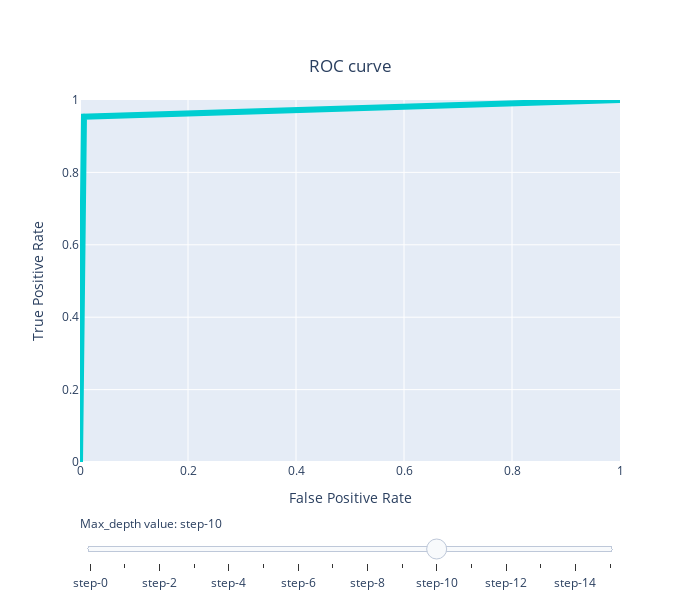

Notebook cell for this chart:
### Code cell
import plotly.graph_objects as go
from sklearn import metrics
import numpy as np
import plotly.graph_objects as go
from plotly.offline import init_notebook_mode, iplot
init_notebook_mode(connected=True)

# Create figure
fig = go.Figure(layout_yaxis_range=[0,1], layout_xaxis_range=[0,1],)


# Add traces, one for each slider step
for step in np.arange(2,18,1):
    fig.add_trace(
        go.Scatter(
            visible=False,
            line=dict(color="#00CED1", width=6),
            name="ROC curve",
            #x=np.array(x_lst[step]),
            #y=np.array(list(dict_depth.values())[int(step)])
            x = metrics.roc_curve(y_test,lst[step])[0],
            y = metrics.roc_curve(y_test,lst[step])[1]
            
            #x=np.array(X_test),
            #y=np.array(list(dict_depth.values()))
        )
    )

fig.data[15].visible = True



# Create and add slider
steps = []
for i in range(len(fig.data)):
    step = dict(
        method="update",
        args=[{"visible": [False] * len(fig.data)},
              {"title": 'ROC curve, max_depth = ' + str(i)}],  # layout attribute
    )
    step["args"][0]["visible"][i] = True  # Toggle i'th trace to "visible"
    steps.append(step)

sliders = [dict(
    active=10,
    currentvalue={"prefix": "Max_depth value: "},
    pad={"t": 50},
    steps=steps
)]

fig.update_layout(
    sliders=sliders,
    width=700, height=600,
    xaxis_title="False Positive Rate", yaxis_title="True Positive Rate",
    title={
        'text': "ROC curve",
        'y':0.9,
        'x':0.5,
        'xanchor': 'center',
        'yanchor': 'top'}
    
)

### Figure 1 — Plotly figure (JSON) as saved in the notebook; plotly's stock layout.template omitted (floating-point values rounded to 4 significant figures)
{"data": [{"line": {"color": "#00CED1", "width": 6}, "name": "ROC curve", "type": "scatter", "visible": false, "x": [0, 0.06618, 1], "y": [0, 0.8046, 1]}, {"line": {"color": "#00CED1", "width": 6}, "name": "ROC curve", "type": "scatter", "visible": false, "x": [0, 0.06618, 1], "y": [0, 0.8391, 1]}, {"line": {"color": "#00CED1", "width": 6}, "name": "ROC curve", "type": "scatter", "visible": false, "x": [0, 0.03676, 1], "y": [0, 0.8851, 1]}, {"line": {"color": "#00CED1", "width": 6}, "name": "ROC curve", "type": "scatter", "visible": false, "x": [0, 0.03676, 1], "y": [0, 0.8966, 1]}, {"line": {"color": "#00CED1", "width": 6}, "name": "ROC curve", "type": "scatter", "visible": false, "x": [0, 0.01471, 1], "y": [0, 0.8736, 1]}, {"line": {"color": "#00CED1", "width": 6}, "name": "ROC curve", "type": "scatter", "visible": false, "x": [0, 0.01471, 1], "y": [0, 0.8966, 1]}, {"line": {"color": "#00CED1", "width": 6}, "name": "ROC curve", "type": "scatter", "visible": false, "x": [0, 0.007353, 1], "y": [0, 0.908, 1]}, {"line": {"color": "#00CED1", "width": 6}, "name": "ROC curve", "type": "scatter", "visible": false, "x": [0, 0.007353, 1], "y": [0, 0.9195, 1]}, {"line": {"color": "#00CED1", "width": 6}, "name": "ROC curve", "type": "scatter", "visible": false, "x": [0, 0.007353, 1], "y": [0, 0.931, 1]}, {"line": {"color": "#00CED1", "width": 6}, "name": "ROC curve", "type": "scatter", "visible": false, "x": [0, 0.007353, 1], "y": [0, 0.9425, 1]}, {"line": {"color": "#00CED1", "width": 6}, "name": "ROC curve", "type": "scatter", "visible": false, "x": [0, 0.007353, 1], "y": [0, 0.9425, 1]}, {"line": {"color": "#00CED1", "width": 6}, "name": "ROC curve", "type": "scatter", "visible": false, "x": [0, 0.007353, 1], "y": [0, 0.954, 1]}, {"line": {"color": "#00CED1", "width": 6}, "name": "ROC curve", "type": "scatter", "visible": false, "x": [0, 0.007353, 1], "y": [0, 0.954, 1]}, {"line": {"color": "#00CED1", "width": 6}, "name": "ROC curve", "type": "scatter", "visible": false, "x": [0, 0.007353, 1], "y": [0, 0.954, 1]}, {"line": {"color": "#00CED1", "width": 6}, "name": "ROC curve", "type": "scatter", "visible": false, "x": [0, 0.007353, 1], "y": [0, 0.954, 1]}, {"line": {"color": "#00CED1", "width": 6}, "name": "ROC curve", "type": "scatter", "visible": true, "x": [0, 0.007353, 1], "y": [0, 0.954, 1]}], "layout": {"height": 600, "sliders": [{"active": 10, "currentvalue": {"prefix": "Max_depth value: "}, "pad": {"t": 50}, "steps": [{"args": [{"visible": [true, false, false, false, false, false, false, false, false, false, false, false, false, false, false, false]}, {"title": "ROC curve, max_depth = 0"}], "method": "update"}, {"args": [{"visible": [false, true, false, false, false, false, false, false, false, false, false, false, false, false, false, false]}, {"title": "ROC curve, max_depth = 1"}], "method": "update"}, {"args": [{"visible": [false, false, true, false, false, false, false, false, false, false, false, false, false, false, false, false]}, {"title": "ROC curve, max_depth = 2"}], "method": "update"}, {"args": [{"visible": [false, false, false, true, false, false, false, false, false, false, false, false, false, false, false, false]}, {"title": "ROC curve, max_depth = 3"}], "method": "update"}, {"args": [{"visible": [false, false, false, false, true, false, false, false, false, false, false, false, false, false, false, false]}, {"title": "ROC curve, max_depth = 4"}], "method": "update"}, {"args": [{"visible": [false, false, false, false, false, true, false, false, false, false, false, false, false, false, false, false]}, {"title": "ROC curve, max_depth = 5"}], "method": "update"}, {"args": [{"visible": [false, false, false, false, false, false, true, false, false, false, false, false, false, false, false, false]}, {"title": "ROC curve, max_depth = 6"}], "method": "update"}, {"args": [{"visible": [false, false, false, false, false, false, false, true, false, false, false, false, false, false, false, false]}, {"title": "ROC curve, max_depth = 7"}], "method": "update"}, {"args": [{"visible": [false, false, false, false, false, false, false, false, true, false, false, false, false, false, false, false]}, {"title": "ROC curve, max_depth = 8"}], "method": "update"}, {"args": [{"visible": [false, false, false, false, false, false, false, false, false, true, false, false, false, false, false, false]}, {"title": "ROC curve, max_depth = 9"}], "method": "update"}, {"args": [{"visible": [false, false, false, false, false, false, false, false, false, false, true, false, false, false, false, false]}, {"title": "ROC curve, max_depth = 10"}], "method": "update"}, {"args": [{"visible": [false, false, false, false, false, false, false, false, false, false, false, true, false, false, false, false]}, {"title": "ROC curve, max_depth = 11"}], "method": "update"}, {"args": [{"visible": [false, false, false, false, false, false, false, false, false, false, false, false, true, false, false, false]}, {"title": "ROC curve, max_depth = 12"}], "method": "update"}, {"args": [{"visible": [false, false, false, false, false, false, false, false, false, false, false, false, false, true, false, false]}, {"title": "ROC curve, max_depth = 13"}], "method": "update"}, {"args": [{"visible": [false, false, false, false, false, false, false, false, false, false, false, false, false, false, true, false]}, {"title": "ROC curve, max_depth = 14"}], "method": "update"}, {"args": [{"visible": [false, false, false, false, false, false, false, false, false, false, false, false, false, false, false, true]}, {"title": "ROC curve, max_depth = 15"}], "method": "update"}]}], "title": {"text": "ROC curve", "x": 0.5, "xanchor": "center", "y": 0.9, "yanchor": "top"}, "width": 700, "xaxis": {"range": [0, 1], "title": {"text": "False Positive Rate"}}, "yaxis": {"range": [0, 1], "title": {"text": "True Positive Rate"}}}}
